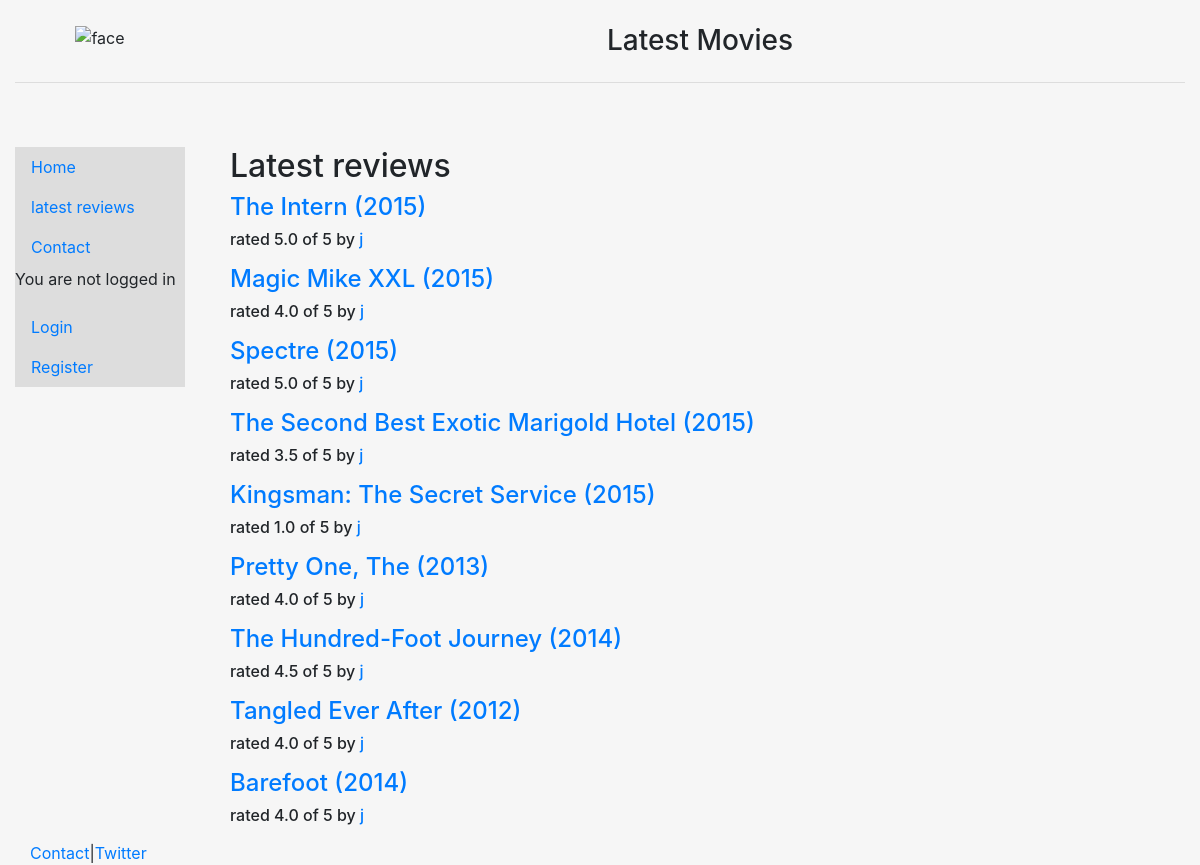
/review/, run on the app's committed database.
### moviesreview/models.py (models this page shows, shortened)
class Review(models.Model):
    RATING_CHOICES=(
        (1,'1'),
        (2,'2'),
        (3,'3'),
        (4,'4'),
        (5,'5'),
    )
    movie = models.ForeignKey('movie',on_delete=models.DO_NOTHING)
    pub_date = models.DateTimeField('date published')
    user_id = models.ForeignKey(User, default=None,null=True,blank=True,on_delete=models.CASCADE)
    user_name = models.CharField(max_length=100, default='user')
    comment = models.CharField(max_length=200)
    rating = models.FloatField(choices=RATING_CHOICES,default=None,null=True,blank=True)

class Movie(models.Model):
    title= models.CharField(max_length=200)

### moviesreview/views.py (the view)
# urls.py: path('review/', views.review_list,name='review_list'),
def review_list(request):
    latest_review_list=Review.objects.order_by('-pub_date')[:9]
    context={'latest_review_list':latest_review_list}
    return render(request,'review_list.html',context)

### moviesreview/recommender/moviesreview/templates/review_list.html (shortened to what this page needs)
{% extends 'base.html' %}
{% block content %}
{% block title %}
<h2>Latest reviews</h2>
{% endblock %}
{% if latest_review_list %}
<div>
	{% for review in latest_review_list %}
	<div>
		<h4><a href="{% url 'review_detail' review.id %}">
		{{review.movie.title }}
		</a></h4>
		<h6>rated {{review.rating}} of 5 by <a href="#">{{review.user_name}}</a></h6>
	</div>
	{% endfor %}
</div>
{% else %}
<p>No reviews are available</p>
{% endif %}
{% endblock %}

### moviesreview/recommender/moviesreview/templates/base.html (shortened to what this page needs)
<!DOCTYPE html>
<html lang="en">
<head>
	{%load staticfiles%}
	<link rel="stylesheet" href="{% static 'css/bootstrap.min.css' %}" type="text/css">
</head>
<body class="body" style="background-color:#f6f6f6">
	<div class="container-fluid" style="min-height:95%;">
	<div class="row">
		<div class="col-sm-2">
			<br><center><img src="(% static 'img/abc.png' %)" class="responsive-img" style='max-height:100px;' alt="face"></center>
		</div>
		<div class="col-sm-10"  >
			<br><center><h3>Latest Movies</h3></center>
		</div>
	</div><hr>
	<div class="row">
		<div class="col-sm-2">
			<br>
			<br>
		<div class="well bs-sidebar" id="sidebar" style="background-color:#ddd">
			<ul class="nav flex-column">
			<li class="nav-item">
				<a class ="nav-link active" href='/'>Home</a>
			</li>
			<li class="nav-item">
				<a class ="nav-link" href="{%url 'review_list'%}">latest reviews</a>
			</li>
			<li class="nav-item">
				<a class="nav-link" href="https://www.linkedin.com/in/arpit-dwivedi-598947154/">Contact</a>
			</li>
			{% if user.is_authenticated %}
			<li class="nav-item"><h1>Hi {{ user.username }}<h1></li>
				<li class="nav-item"><a class="nav-link" href="{%url 'logout'%}">Logout</a></li>
			{% else %}
			<p> You are not logged in</p>
      <li class="nav-item"><a class="nav-link" href="{%url 'login'%}">Login</a></li>
      <li class="nav-item"><a class="nav-link" href="/accounts/register">Register</a></li>
      {% endif %}
			</ul>
		</div>
		</div>
		<div class="col-sm-10">
		<div class="container-fluid">
		<br>
		<br>
		{%block content%}
		{%endblock%}
		</div>
		</div>
		</div>
		</div>
		<footer>
		<div class="container-fluid" style="margin-left:15px">
		<p><a href="#" target="blank">Contact</a>|<a href="#" target="blank">Twitter</a></p>
		</div>
</body>
</html>

### moviesreview/recommender/moviesreview/templates/base.html (style rules this page uses)
html, body { height:100% }

### data on the page
Review: movie "The Intern (2015)", rating "5.0", user_name "j"
Review: movie "Magic Mike XXL (2015)", rating "4.0", user_name "j"
Review: movie "Spectre (2015)", rating "5.0", user_name "j"
Review: movie "The Second Best Exotic Marigold Hotel (2015)", rating "3.5", user_name "j"
Review: movie "Kingsman: The Secret Service (2015)", rating "1.0", user_name "j"
Review: movie "Pretty One, The (2013)", rating "4.0", user_name "j"
Review: movie "The Hundred-Foot Journey (2014)", rating "4.5", user_name "j"
Review: movie "Tangled Ever After (2012)", rating "4.0", user_name "j"
Review: movie "Barefoot (2014)", rating "4.0", user_name "j"
